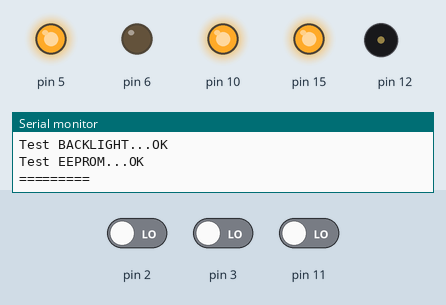
Simulated run of this sketch. Board: Arduino Uno, built with avr-gcc and run on an emulated ATmega328P. Parts: output pins drawn as LEDs (lit = HIGH), buzzer (waves = sounding), the last lines printed to the serial monitor. Wiring (inferred from the names in the program): DS3231 clock at I2C address 0x68. Inputs (shaded band) come from the test bench; at power-on: pin 3 LOW, pin 2 LOW, pin 11 LOW. The local clock reads 2024-03-15 10:24:30 at power-on unless the sketch sets it; pins used as bus, display or sensor lines are not drawn.

Above: at 3.1 s.
3.2 s: pin 3 driven HIGH
At 4.0 s:
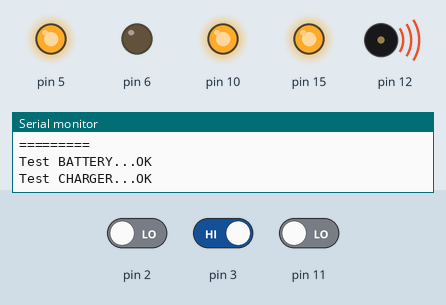
4.7 s: pin 3 driven LOW
At 5.1 s:
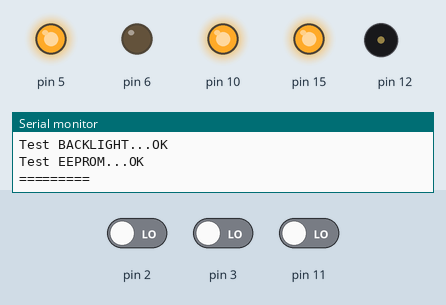
6.2 s: pin 2 driven HIGH
At 7.2 s:
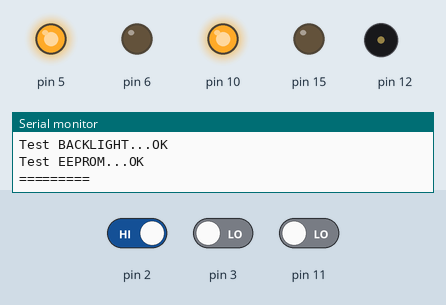
10.7 s: pin 2 driven LOW
At 11.7 s:
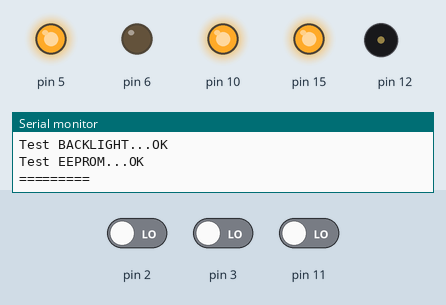
Timing chart, 0 to 13.7 s (numbered marks = the images above; inputs shaded):
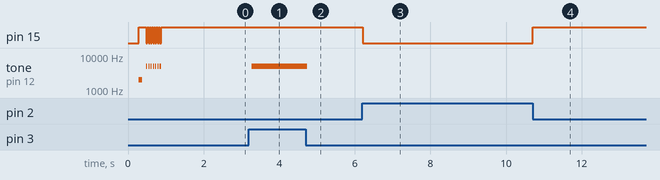

The sketch:

_DRMWatch2_FactoryTest.ino
```cpp
#include "lcd1202.h"
#include <DS3231M.h>
#include <EEPROM.h>

/*Firmware to test hardware fuctionality.
Minimal function calls, you can use this code also as basis to your owm firmware.*/

//Распиновка
#define pinButtonDown (byte)2 //active high
#define pinButtonUp (byte)3 //active high
#define pinLcdRst (byte)5
#define pinLcdCs (byte)6
#define pinLcdMosi (byte)7
#define pinLcdSck (byte)8
#define pinLcdPower (byte)10
#define pinUsbVoltage (byte)11
#define pinBuzzer (byte)12 //passive
#define pinLed (byte)13  //active high
#define pinLcdBacklight (byte)15  //A1, active high
// A4 - RTC SDA
// A5 - RTC SCL


#define LCD_X        96
#define LCD_Y        68
LCD1202 lcd(pinLcdRst, pinLcdCs, pinLcdMosi, pinLcdSck);
DS3231M_Class DS3231M;


void setup() {
  Serial.begin(115200);
  Serial.println(F("======================="));
  Serial.println(F("DRM Watch V2 FactoryTest"));
  Serial.print(F(__DATE__));
  Serial.print(F(" "));
  Serial.println(F(__TIME__));

  //==================================-------------------------------------

  Serial.print(F("LCD PWR ON..."));
  pinMode(pinLcdPower, OUTPUT);
  digitalWrite(pinLcdPower, HIGH);
  delay(100);
  Serial.println(F("OK"));

  Serial.print(F("LCD Init..."));
  //lcd = LCD1202(pinLcdRst, pinLcdCs, pinLcdMosi, pinLcdSck);  // RST, CS, MOSI, SCK
  lcd.Inicialize();
  lcd.Clear_LCD();
  lcd.print(/*X*/10, /*Y*/15, /*color*/1, /*text*/ "DRM Watch");
  lcd.print(/*X*/5, /*Y*/30, /*color*/1, /*text*/ "FACTORY TEST");
  lcd.Update(/*flip*/false);  //true is flip 180, false is no flip
  Serial.println(F("OK"));

  Serial.print(F("LCD Backlight ON..."));
  pinMode(pinLcdBacklight, OUTPUT);
  digitalWrite(pinLcdBacklight, HIGH);
  Serial.println(F("OK"));

  //==================================-------------------------------------

  Serial.print(F("Test BUZZER..."));
  pinMode(pinBuzzer, OUTPUT);
  for(byte i=2; i<3; i++){
    tone(pinBuzzer, i*1000);
    delay(100);
    noTone(pinBuzzer);      // не пищать
    delay(100);
  }
  for(byte i=0; i<7; i++){
    digitalWrite(pinLcdBacklight, LOW);
    tone(pinBuzzer, 5000);
    delay(30);
    digitalWrite(pinLcdBacklight, HIGH);
    noTone(pinBuzzer);      // не пищать
    delay(30);
  }
  pinMode(pinBuzzer, INPUT);
  Serial.println(F("OK"));

  //==================================-------------------------------------

  delay(1000);
}

void loop() {
  lcd.Clear_LCD();

  //==================================-------------------------------------

  Serial.print(F("Test BATTERY..."));
  lcd.print(/*X*/0, /*Y*/0, /*color*/1, /*text*/ "Battery:");
  lcd.print(/*X*/60, /*Y*/0, /*color*/1, /*text*/ batteryRawVoltage());
  Serial.println(F("OK"));

  //==================================-------------------------------------

  Serial.print(F("Test CHARGER..."));
  if(digitalRead(pinUsbVoltage) == HIGH)
    lcd.print(/*X*/0, /*Y*/8, /*color*/1, /*text*/ "Charger: YES");
  if(digitalRead(pinUsbVoltage) == LOW)
    lcd.print(/*X*/0, /*Y*/8, /*color*/1, /*text*/ "Charger: NO");
  Serial.println(F("OK"));

  //==================================-------------------------------------

  Serial.print(F("Test DS3231M..."));
  Wire.setWireTimeout(3000, true); //timeout value in uSec - SBWire uses 100 uSec, so 1000 should be OK
  lcd.print(/*X*/0, /*Y*/16, /*color*/1, /*text*/ "RTC:");
  if(!DS3231M.begin())
    lcd.print(/*X*/40, /*Y*/16, /*color*/1, /*text*/ "FAIL");
  else{
    DateTime now = DS3231M.now();
    lcd.print(/*X*/40, /*Y*/16, /*color*/1, /*text*/ now.hour());
    lcd.print(/*X*/60, /*Y*/16, /*color*/1, /*text*/ now.minute());
    lcd.print(/*X*/80, /*Y*/16, /*color*/1, /*text*/ now.second());
  }
  Serial.println(F("OK"));

  //==================================-------------------------------------

  Serial.print(F("Test BUTTONS..."));
  lcd.print(/*X*/0, /*Y*/24, /*color*/1, /*text*/ "Buttons:");
  if(digitalRead(pinButtonUp) == HIGH)
    lcd.print(/*X*/55, /*Y*/24, /*color*/1, /*text*/ "YES");
  if(digitalRead(pinButtonUp) == LOW)
    lcd.print(/*X*/55, /*Y*/24, /*color*/1, /*text*/ "NO");

  if(digitalRead(pinButtonDown) == HIGH)
    lcd.print(/*X*/79, /*Y*/24, /*color*/1, /*text*/ "YES");
  if(digitalRead(pinButtonDown) == LOW)
    lcd.print(/*X*/79, /*Y*/24, /*color*/1, /*text*/ "NO");

  Serial.println(F("OK"));

  //==================================-------------------------------------

  Serial.print(F("Test BUZZER..."));
  pinMode(pinBuzzer, OUTPUT);
  if(digitalRead(pinButtonUp) == HIGH)
    tone(pinBuzzer, 5000);
  if(digitalRead(pinButtonUp) == LOW)
    noTone(pinBuzzer);
  Serial.println(F("OK"));

  //==================================-------------------------------------

  Serial.print(F("Test BACKLIGHT..."));
  digitalWrite(pinLcdBacklight, !digitalRead(pinButtonDown));
  Serial.println(F("OK"));

  //==================================-------------------------------------

  Serial.print(F("Test EEPROM..."));
  lcd.print(/*X*/0, /*Y*/43, /*color*/1, /*text*/ "EEPROM");
  int startByte = 10 * ((millis()/2000)%100);
  lcd.print(/*X*/40, /*Y*/43, /*color*/1, /*text*/ startByte);
  lcd.print(/*X*/61, /*Y*/43, /*color*/1, /*text*/ "-");
  lcd.print(/*X*/70, /*Y*/43, /*color*/1, /*text*/ startByte+10);
  for(int i=0; i<10; i++){
    byte result;
    EEPROM.get(startByte + i, result);
    lcd.print(/*X*/19*(i%5), /*Y*/52+9*(i/5), /*color*/1, /*text*/ (int)result);
  }
  Serial.println(F("OK"));

  //==================================-------------------------------------

  Serial.println(F("========="));
  lcd.Update(/*flip*/false);  //true is flip 180, false is no flip
}


long batteryRawVoltage() {
  long result;
  // Read 1.1V reference against AVcc
  ADMUX = _BV(REFS0) | _BV(MUX3) | _BV(MUX2) | _BV(MUX1);
  delay(2); // Wait for Vref to settle
  ADCSRA |= _BV(ADSC); // Convert
  while (bit_is_set(ADCSRA, ADSC));
  result = ADCL;
  result |= ADCH << 8;
  result = 1125300L / result; // Back-calculate AVcc in mV
  return result;
}
```

Measured:
- after the input at 3.2 s, tone on pin 12: silent → 5000 Hz after 0.08 s
- after the input at 4.7 s, tone on pin 12: 5000 Hz → silent at once
- after the input at 6.2 s, pin 15: HIGH → LOW at once
- after the input at 10.7 s, pin 15: LOW → HIGH at once
